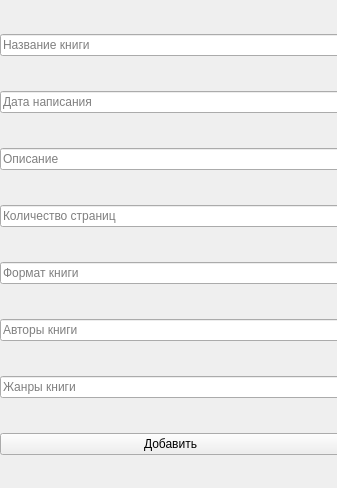
<?xml version="1.0" encoding="UTF-8"?>
<ui version="4.0">
 <class>Form</class>
 <widget class="QWidget" name="Form">
  <property name="geometry">
   <rect>
    <x>0</x>
    <y>0</y>
    <width>337</width>
    <height>488</height>
   </rect>
  </property>
  <property name="windowTitle">
   <string>Form</string>
  </property>
  <widget class="QWidget" name="verticalLayoutWidget">
   <property name="geometry">
    <rect>
     <x>0</x>
     <y>0</y>
     <width>341</width>
     <height>491</height>
    </rect>
   </property>
   <layout class="QVBoxLayout" name="verticalLayout">
    <property name="spacing">
     <number>1</number>
    </property>
    <property name="rightMargin">
     <number>0</number>
    </property>
    <item>
     <widget class="QLineEdit" name="name_input">
      <property name="text">
       <string/>
      </property>
      <property name="placeholderText">
       <string>Название книги</string>
      </property>
     </widget>
    </item>
    <item>
     <widget class="QLineEdit" name="date_input">
      <property name="text">
       <string/>
      </property>
      <property name="placeholderText">
       <string>Дата написания</string>
      </property>
     </widget>
    </item>
    <item>
     <widget class="QLineEdit" name="description_input">
      <property name="text">
       <string/>
      </property>
      <property name="placeholderText">
       <string>Описание</string>
      </property>
     </widget>
    </item>
    <item>
     <widget class="QLineEdit" name="page_count_input">
      <property name="text">
       <string/>
      </property>
      <property name="placeholderText">
       <string>Количество страниц</string>
      </property>
     </widget>
    </item>
    <item>
     <widget class="QLineEdit" name="format_input">
      <property name="text">
       <string/>
      </property>
      <property name="placeholderText">
       <string>Формат книги</string>
      </property>
     </widget>
    </item>
    <item>
     <widget class="QLineEdit" name="author_input">
      <property name="text">
       <string/>
      </property>
      <property name="placeholderText">
       <string>Авторы книги</string>
      </property>
     </widget>
    </item>
    <item>
     <widget class="QLineEdit" name="genre_input">
      <property name="text">
       <string/>
      </property>
      <property name="placeholderText">
       <string>Жанры книги</string>
      </property>
     </widget>
    </item>
    <item>
     <widget class="QPushButton" name="add_button">
      <property name="text">
       <string>Добавить</string>
      </property>
     </widget>
    </item>
   </layout>
  </widget>
 </widget>
 <resources/>
 <connections/>
</ui>
